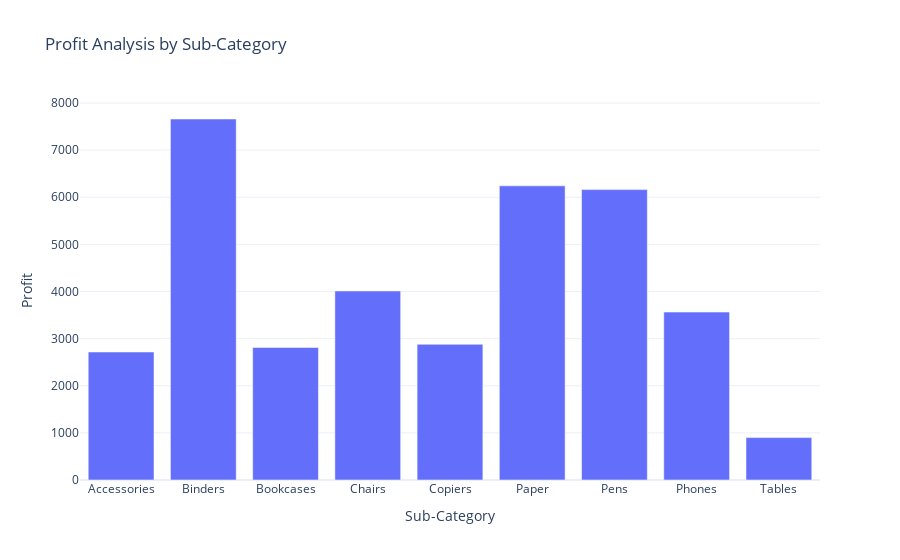

This figure's notebook cell:
### Code cell
profit_by_subcategory = data.groupby('Sub-Category')['Profit'].sum().reset_index()
fig = px.bar(profit_by_subcategory, x = 'Sub-Category', y = 'Profit', title = 'Profit Analysis by Sub-Category')
fig.show()

### Figure 1 — Plotly figure (JSON) as saved in the notebook; plotly's stock layout.template omitted (floating-point values rounded to 4 significant figures)
{"data": [{"hovertemplate": "Sub-Category=%{x}<br>Profit=%{y}<extra></extra>", "legendgroup": "", "marker": {"color": "#636efa", "pattern": {"shape": ""}}, "name": "", "orientation": "v", "showlegend": false, "textposition": "auto", "type": "bar", "x": ["Accessories", "Binders", "Bookcases", "Chairs", "Copiers", "Paper", "Pens", "Phones", "Tables"], "xaxis": "x", "y": [2716.0, 7661.0, 2811.0, 4013.0, 2880.0, 6242.0, 6163.0, 3563.0, 899.9], "yaxis": "y"}], "layout": {"autosize": true, "barmode": "relative", "legend": {"tracegroupgap": 0}, "title": {"text": "Profit Analysis by Sub-Category"}, "xaxis": {"anchor": "y", "autorange": true, "domain": [0, 1], "range": [-0.5, 8.5], "title": {"text": "Sub-Category"}, "type": "category"}, "yaxis": {"anchor": "x", "autorange": true, "domain": [0, 1], "range": [0, 8064.0], "title": {"text": "Profit"}, "type": "linear"}}}
